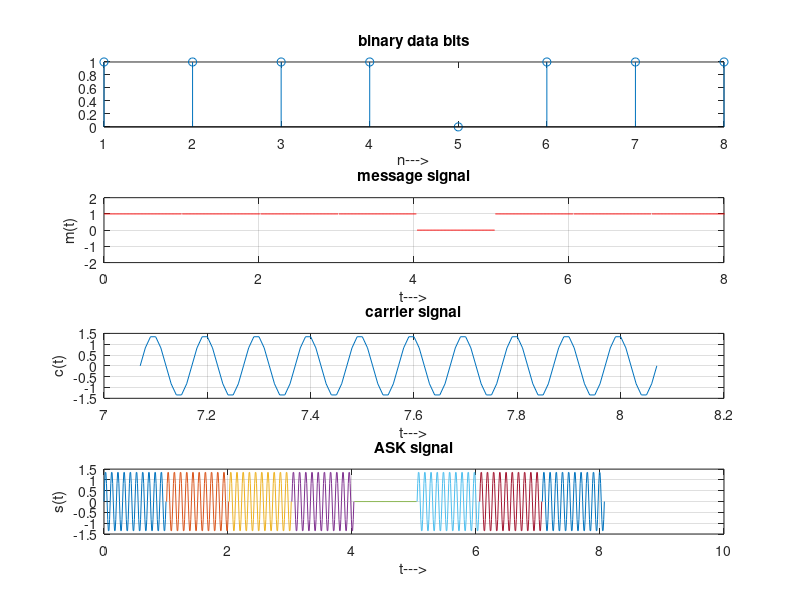

This chart was generated by the following MATLAB code:
clear all;
close all;
%GENERATE CARRIER SIGNAL
Tb=1; fc=10;
t=0:Tb/100:1;
c=sqrt(2/Tb)*sin(2*pi*fc*t);
%generate message signal
N=8;
m=rand(1,N);
t1=0;t2=Tb
for i=1:N
t=[t1:.01:t2];
if m(i)>0.5
m(i)=1;
m_s=ones(1,length(t));
else
m(i)=0;
m_s=zeros(1,length(t));
end
message(i,:)=m_s;
%product of carrier and message
ask_sig(i,:)=c.*m_s;
t1=t1+(Tb+.01);
t2=t2+(Tb+.01);
%plot the message and ASK signal
subplot(4,1,2);
axis([0 N -2 2]);
plot(t,message(i,:),'r');
title('message signal');xlabel('t--->');ylabel('m(t)');grid on
hold on
subplot(4,1,4);plot(t,ask_sig(i,:));
title('ASK signal');xlabel('t--->');ylabel('s(t)');grid on
hold on
end
hold off
%Plot the carrier signal and input binary data
subplot(4,1,3);plot(t,c);
title('carrier signal');xlabel('t--->');ylabel('c(t)');grid on
subplot(4,1,1);stem(m);
title('binary data bits');xlabel('n--->');